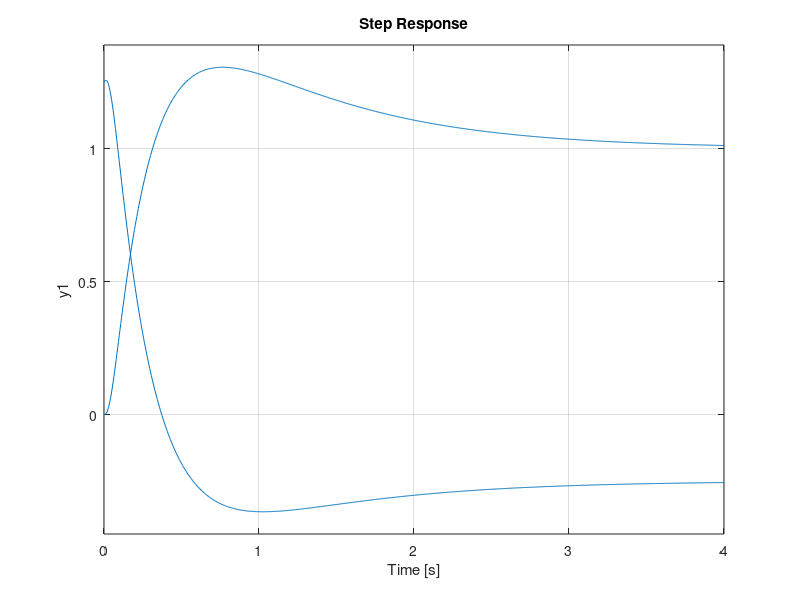
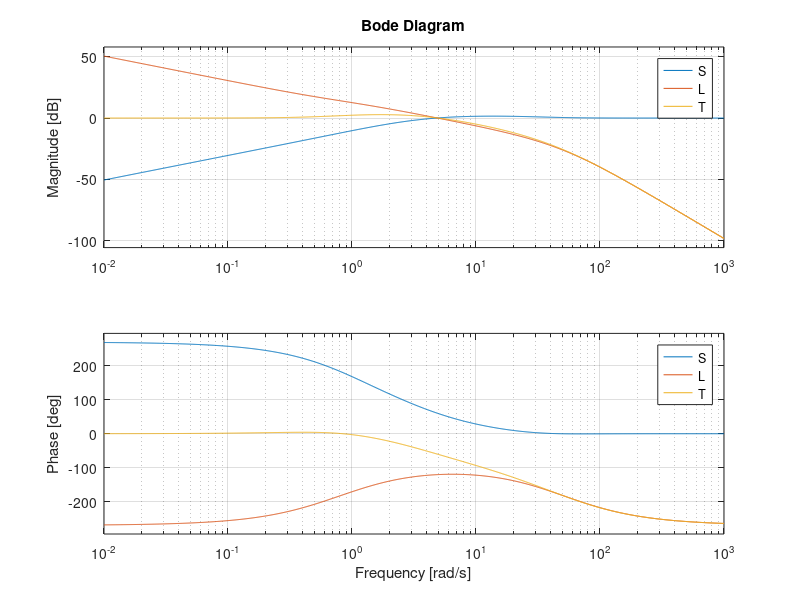

Recreate these plots in MATLAB, in order.
clear all;
close all;
clc;

s = tf('s');
G = 4/(s-1)/(0.02*s+1)^2;


Kc = 1.25*(1+1/1.5/s);
Gc = G*Kc/(1+G*Kc);


L = G*Kc;
S = 1/(1+L);
T = 1-S;
U = Kc*S;
figure;
step(Gc,4);hold on;
step(U,4)
figure;
bode(S,L,T);hold on;
grid on;
legend('S','L','T')
